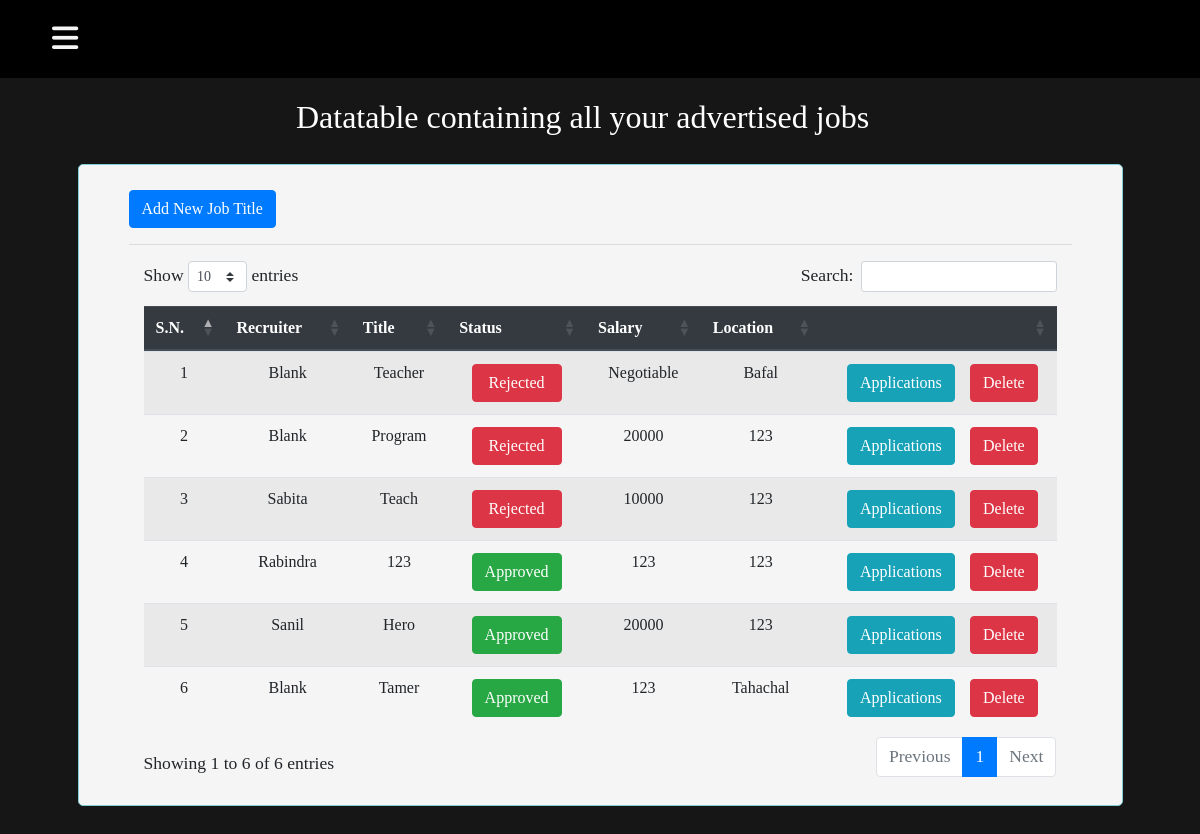
Page /jobproviderDashboard.php (signed in) on the committed database.
### tables this page shows
CREATE TABLE `jobs` (
  `id` int(255) NOT NULL,
  `recruiter` varchar(255) NOT NULL,
  `title` varchar(255) NOT NULL,
  `status` varchar(255) NOT NULL,
  `salary` varchar(255) NOT NULL,
  `email` varchar(255) NOT NULL,
  `location` varchar(255) NOT NULL,
  `newfromadmin` int(255) NOT NULL,
  `username` varchar(255) NOT NULL
);

### jobproviderDashboard.php (the view, shortened to what this page needs)
<?php
require 'includes/jobprovider_header.php';
require 'controllers/authController.php';
?>
<?php
$i = 1;
?>
<section>
    <div class="container">
        <div class="row">
            <div class="col-md-11 offset-md-4 heading">
                <h2 class="h2heading">Datatable containing all your advertised jobs</h2>
            </div>
            <div class="col-md-11 offset-md-4 divTable">
                <button type="button" class="btn btn-primary" data-toggle="modal" data-target="#addjobmodel">
                    Add New Job Title
                </button>
                <hr>
                <?php
                $username = $_SESSION['username'];
                $sql = "SELECT * FROM jobs WHERE username = ?";
                $stmt = mysqli_stmt_init($conn);
                if (!mysqli_stmt_prepare($stmt, $sql)) {
                    header('Location: jobproviderDashboard.php?error=sqlerror');
                    exit();
                } else {
                    mysqli_stmt_bind_param($stmt, "s", $username);
                    mysqli_stmt_execute($stmt);
                    mysqli_stmt_store_result($stmt);
                    $rowCount = mysqli_stmt_num_rows($stmt);
                    if ($rowCount == 0) { ?>
                        <div class="col-md-11 offset-md-4 divTable" style="border:none;">
                            <h2 class="nodataheading">No jobs have been added by you.</h2>
                            <h3 class="nodataheading">Please add a new job title.</h3>
                        </div>
                    <?php } else {
                        $sql = "SELECT * FROM jobs WHERE username = ?";
                        $stmt = mysqli_stmt_init($conn);
                        if (!mysqli_stmt_prepare($stmt, $sql)) {
                            header('Location: jobproviderDashboard.php?error=sqlerror');
                            exit();
                        } else {
                            mysqli_stmt_bind_param($stmt, "s", $username);
                            mysqli_stmt_execute($stmt);
                            $result = mysqli_stmt_get_result($stmt);
                        }
                    ?>
                        <div class="container mb-3 mt-3">
                            <table class="table table-striped mydatatable" style="width: 100%">
                                <thead class="thead-dark">
                                    <tr>
                                        <th>S.N.</th>
                                        <th>Recruiter</th>
                                        <th>Title</th>
                                        <th>Status</th>
                                        <th>Salary</th>
                                        <th>Location</th>
                                        <th></th>
                                        <th></th>
                                    </tr>
                                </thead>
                                <tbody>
                                    <?php
                                    while ($user = mysqli_fetch_assoc($result)) {  ?>
                                        <tr>
                                            <td><?php echo $i;
                                                $i++;  ?></td>
                                            <td><?php echo $user['recruiter']; ?></td>
                                            <td><?php echo $user['title']; ?></td>
                                            <td><?php
                                                if ($user['status'] == "Pending") { ?>
                                                    <button type="button" class="btn btn-warning" style="width: 90px;">Pending</button>
                                                <?php } elseif ($user['status'] == "Approved") { ?>
                                                    <button type="button" class="btn btn-success" style="width: 90px;">Approved</button>
                                                <?php } else { ?>
                                                    <button type="button" class="btn btn-danger" style="width: 90px;">Rejected</button>
                                                <?php  }
                                                ?>
                                            </td>
                                            <td><?php echo $user['salary']; ?></td>
                                            <td><?php echo $user['location']; ?></td>
                                            <td>
                                                <a href="jobproviderapplications.php?job_id=<?php echo $user['id']; ?>" class="btn btn-info">Applications</a>
                                            </td>
                                            <td>
                                                <button type="button" class="btn btn-danger" style="margin-left: -30px;" data-toggle="modal" data-target="#deletejobmodal" data-book-id="<?php echo $user['id']; ?>" data-book-user="<?php echo $user['recruiter']; ?>">
                                                    Delete
                                                </button>
                                            </td>
                                        </tr>
                                    <?php }
                                    ?>
                                </tbody>
                            </table>
                        </div>
                <?php  }
                }
                ?>
            </div>
        </div>
    </div>
</section>
<?php
require 'includes/jobprovider_footer.php';
?>

### includes/jobprovider_header.php (shortened to what this page needs)
<html lang="en">
<head>
    <link rel="stylesheet" href="https://stackpath.bootstrapcdn.com/bootstrap/4.5.2/css/bootstrap.min.css">
    <link rel="stylesheet" href="https://cdn.datatables.net/1.10.21/css/dataTables.bootstrap4.min.css">
    <link rel="stylesheet" href="headerStyle.css">
</head>
<body>
    <header class="actualHeaderOG">
    </header>
    <label for="checkOG">
        <i class="fas fa-bars" id="btnOG"></i>
    </label>

### includes/jobprovider_footer.php
</body>
</html>

### headerStyle.css (style rules this page uses)
body { font-family: "Lora&display=swap", serif; background: rgb(22, 22, 22); }
* { margin: 0; padding: 0; list-style: none; text-decoration: none; }
label #btnOG, label #cancelOG { position: absolute; cursor: pointer; background: black; border-radius: 3px; }
label #btnOG { left: 40px; top: 17px; font-size: 30px; color: whitesmoke; padding: 6px 12px; transition: all 0.5s ease; }
section { background-position: center; background-size: cover; transition: all .5s ease; }
.actualHeaderOG { position: absolute; top: 0; left: 0; width: 100%; display: flex; justify-content: space-between; padding: 27px 200px 35px 0; background: black; }
.divTable { background: whitesmoke; margin: 120px auto 30px; padding: 25px 50px 10px 50px; border: 1px solid #80ced7; border-radius: 5px; font-size: 1.1em; font-family: "Lora&display=swap", serif; }
.heading { margin: 90px 30px -100px 30px; padding: 0; }
.h2heading { text-align: center; color: white; }
table th { text-align: center; }
table td { text-align: center; }

### rows in the picture
jobs: recruiter "Blank", title "Teacher", status "Rejected", salary "Negotiable", location "Bafal"
jobs: recruiter "Blank", title "Program", status "Rejected", salary "20000", location "123"
jobs: recruiter "Sabita", title "Teach", status "Rejected", salary "10000", location "123"
jobs: recruiter "Rabindra", title "123", status "Approved", salary "123", location "123"
jobs: recruiter "Sanil", title "Hero", status "Approved", salary "20000", location "123"
jobs: recruiter "Blank", title "Tamer", status "Approved", salary "123", location "Tahachal"
